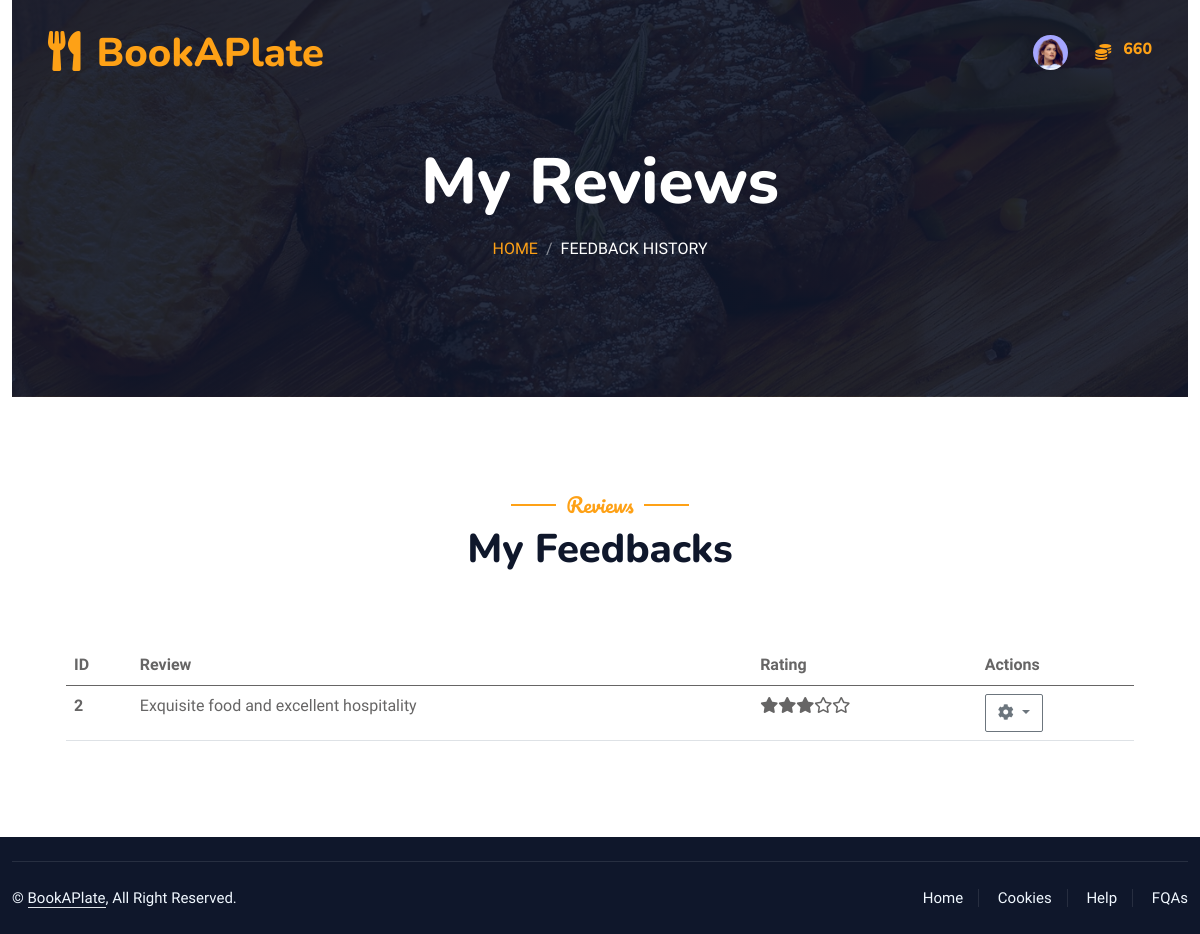
/customer_user/feedbacks/ (signed in), run on an earlier commit of the app's database.
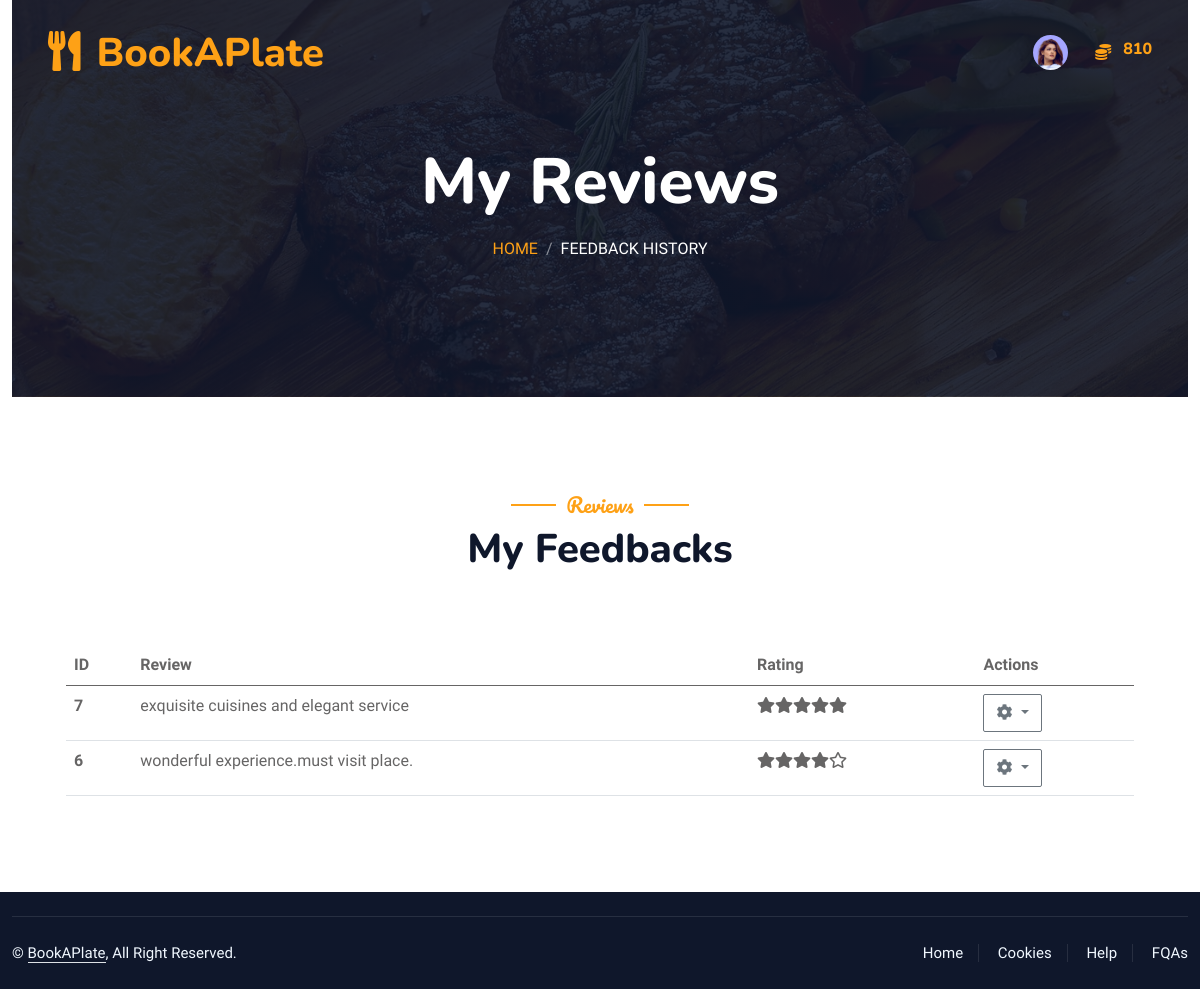
And on a later commit of the database.
### admin_workbench/models.py (models this page shows)
class Coins(models.Model):
    coin_id = models.AutoField(primary_key=True)
    coin_quantity = models.IntegerField(default= 2000)
    user = models.ForeignKey(Customer,on_delete=models.CASCADE)

class Feedback(models.Model):
    feedback_id= models.AutoField(primary_key=True)
    rating =models.DecimalField(max_digits=2,decimal_places=1,default=0.0)
    message=models.TextField()
    booking= models.ForeignKey(BookingDetails,on_delete=models.CASCADE)

### customer/views.py (the view)
# urls.py: path('feedbacks/', MyFeedbackList, name='my_feedbacks'),
@login_required
def MyFeedbackList(request):
    logged_user, customer, coins = get_customer_and_coins(request)
    booking=BookingDetails.objects.filter(customer=customer)
    feedbacks=Feedback.objects.filter(booking__customer=customer)
    context = {
        'feedbacks':feedbacks,
        'logged_user': logged_user,
        'customer': customer,
        'coins': coins,
        'booking': booking,
    }
    return render(request,'customer/feedback_history.html',context)

### customer/views.py (called while the page is built)
@login_required
def get_customer_and_coins(request):
    logged_user = request.user
    customer = get_object_or_404(Customer, user=logged_user)
    coins = get_object_or_404(Coins, user=customer)
    return logged_user, customer, coins

### customer/templates/customer/feedback_history.html (shortened to what this page needs)
{% extends 'customer/base.html'%} {% load static %}  {% block content %}
<div class="container-xxl position-relative p-0">
  <div class="container-xxl py-5 bg-dark hero-header mb-5">
    <div class="container text-center my-5 pt-5 pb-4">
      <h1 class="display-3 text-white mb-3 animated slideInDown">My Reviews</h1>
      <nav aria-label="breadcrumb">
        <ol class="breadcrumb justify-content-center text-uppercase">
          <li class="breadcrumb-item"><a href="#">Home</a></li>
          <li class="breadcrumb-item text-white active" aria-current="page">
            Feedback History
          </li>
        </ol>
      </nav>
    </div>
  </div>
</div>
<div class="container-xxl py-5">
  <div class="container">
    <div class="text-center wow fadeInUp" data-wow-delay="0.1s">
      <h5 class="section-title ff-secondary text-center text-primary fw-normal">
        Reviews
      </h5>
      <h1 class="mb-5">My Feedbacks</h1>
    </div>
    <div class="row g-4">
      <div class="col-lg-12 col-sm-12 wow fadeInUp" data-wow-delay="0.1s">
        <div class="p-4">
          <div class="table-responsive-sm">
            <table class="table">
              <thead>
                <tr>
                  <th scope="col">ID</th>
                  <th scope="col">Review</th>
                  <th scope="col">Rating</th>
                  <th scope="col">Actions</th>
                </tr>
              </thead>
              <tbody>
                {% if feedbacks %} {% for feedback in feedbacks %}
                <tr>
                  <th scope="row">{{ feedback.feedback_id }}</th>
                  <td>{{feedback.message}}</td>
                  <td>
                    <div id="starRating{{ feedback.feedback_id }}"></div>
                  </td>
                  <td>
                    <div class="btn-group">
                      <button
                        type="button"
                        class="btn btn-outline-secondary dropdown-toggle"
                        data-bs-toggle="dropdown"
                        aria-expanded="false"
                      >
                        <i class="fas fa-cog"></i>
                      </button>
                    </div>
                  </td>
                </tr>
                {% endfor %}
                {% else %}
                <tr>
                  <th scope="row" colspan="7" class="text-center">
                    <p>No records to display</p>
                  </th>
                </tr>
                {% endif %}
              </tbody>
            </table>
          </div>
        </div>
      </div>
    </div>
  </div>
</div>
{% endblock %}

### customer/templates/customer/base.html (shortened to what this page needs)
{% load static %}
<!DOCTYPE html>
<html lang="en">
  <head>
    <link
      href="https://cdnjs.cloudflare.com/ajax/libs/font-awesome/5.10.0/css/all.min.css"
      rel="stylesheet"
    />
    <link
      href="https://cdn.jsdelivr.net/npm/bootstrap-icons@1.4.1/font/bootstrap-icons.css"
      rel="stylesheet"
    />
    <link
      href="{% static 'book_a_plate/lib/animate/animate.min.css' %}"
      rel="stylesheet"
    />
    <link
      href="{% static 'book_a_plate/lib/owlcarousel/assets/owl.carousel.min.css' %}"
      rel="stylesheet"
    />
    <link
      href="{% static 'book_a_plate/lib/tempusdominus/css/tempusdominus-bootstrap-4.min.css' %}"
      rel="stylesheet"
    />
    <link
      href="{% static 'book_a_plate/css/bootstrap.min.css' %}"
      rel="stylesheet"
    />
    <link href="{% static 'book_a_plate/css/style.css' %}" rel="stylesheet" />
  </head>
  <body>
    <div class="container-xxl bg-white p-0">
      <div class="container-xxl position-relative p-0">
        <nav
          class="navbar navbar-expand-lg navbar-dark bg-dark px-4 px-lg-5 py-3 py-lg-0"
        >
          <a href="#" class="navbar-brand p-0">
            <h1 class="text-primary m-0">
              <i class="fa fa-utensils me-3"></i>BookAPlate
            </h1>
          </a>
          <div
            class="collapse navbar-collapse justify-content-end px-0"
            id="navbarNav"
          >
            <ul
              class="navbar-nav flex-row ms-auto align-items-center justify-content-end"
            >
              <li class="nav-item dropdown">
                <a
                  class="nav-link nav-icon-hover"
                  href="javascript:void(0)"
                  id="drop2"
                  data-bs-toggle="dropdown"
                  aria-expanded="false"
                >
                  {% if logged_user.is_authenticated and customer.profile_photo.url %}
                  <img
                    src="{{customer.profile_photo.url}}"
                    alt=""
                    width="35"
                    height="35"
                    class="rounded-circle"
                  />
                  {% else %}
                  <i class="fa fa-list"></i>
                  {% endif %}
                </a>
              </li>
              <li class="nav-item">
                <span>&nbsp;&nbsp;&nbsp;&nbsp;&nbsp;&nbsp;</span>
                <label class="text-primary">
                  <i class="fa fa-coins"></i>
                </label>
                <span>&nbsp;&nbsp;</span>
              </li>
              <li class="nav-item">
                <label class="text-primary">
                  <h6 class="text-primary">{{coins.coin_quantity}}</h6>
                </label>
              </li>
            </ul>
          </div>
        </nav>
      </div>
      <div class="container-fluid">{% block content %} {% endblock %}</div>
      <div
        class="container-fluid bg-dark text-light footer pt-4 mt-2 wow fadeIn"
        data-wow-delay="0.1s"
      >
        <div class="copyright">
          <div class="row">
            <div class="col-md-6 text-center text-md-start mb-3 mb-md-0">
              &copy; <a class="border-bottom" href="#">BookAPlate</a>, All Right
              Reserved.
            </div>
            <div class="col-md-6 text-center text-md-end">
              <div class="footer-menu">
                <a href="#">Home</a>
                <a href="#">Cookies</a>
                <a href="#">Help</a>
                <a href="#">FQAs</a>
              </div>
            </div>
          </div>
        </div>
      </div>
    </div>
  </body>
</html>

What changed in the data, as far as the page shows it:
removed Feedback: feedback_id "2", message "Exquisite food and excellent hospitality"
changed Coins: coin_quantity "660" → "810"
added Feedback: feedback_id "7", message "exquisite cuisines and elegant service"
added Feedback: feedback_id "6", message "wonderful experience.must visit place."
